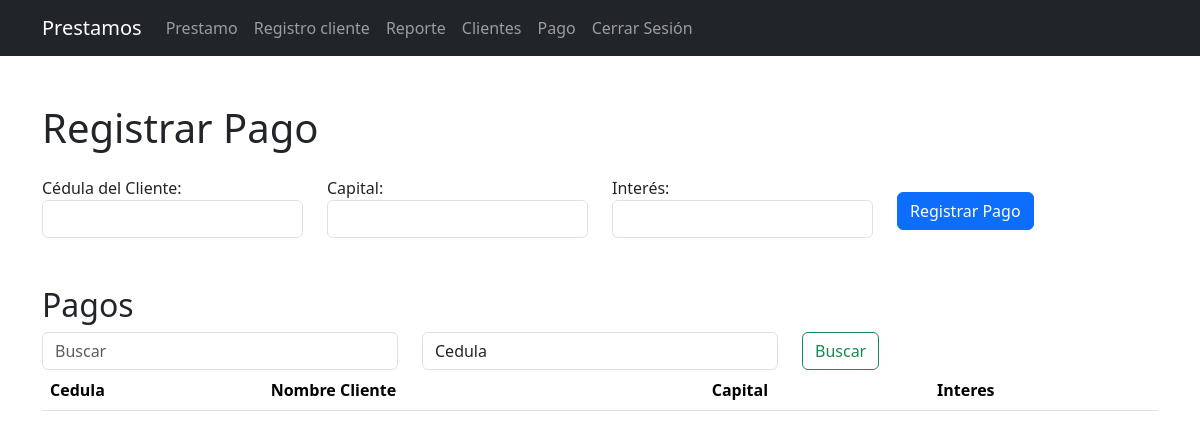
The app's page /pago.php (signed in), older data.
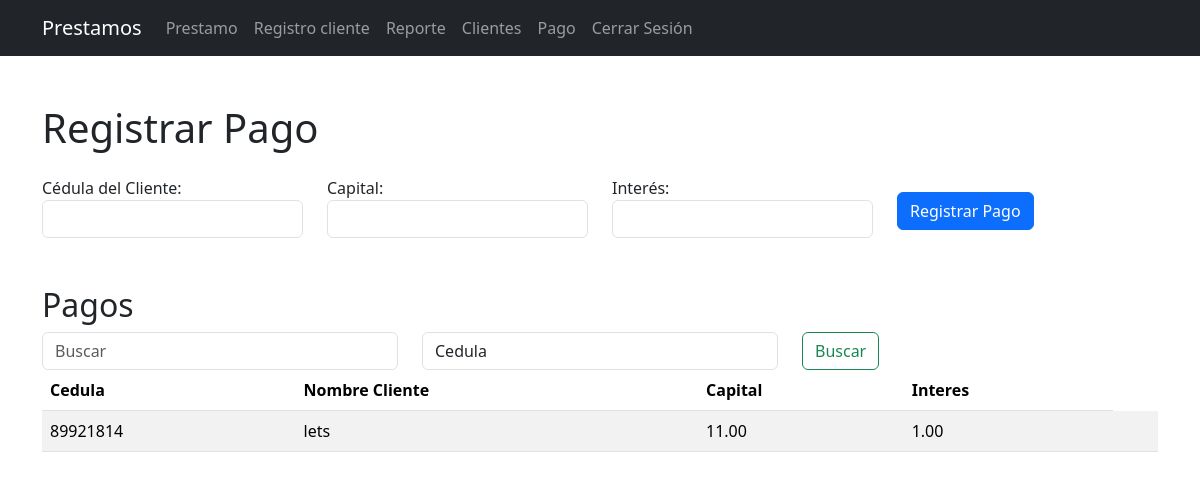
The same page, newer data.
### tables this page shows
CREATE TABLE `pagos` (
  `id` int(11) NOT NULL,
  `cedula_cliente` varchar(10) DEFAULT NULL,
  `nombre_cliente` varchar(255) DEFAULT NULL,
  `capital` decimal(10,2) DEFAULT 0.00,
  `interes` decimal(10,2) DEFAULT 0.00,
  `fecha` date DEFAULT curdate()
);

### class/modelo.php (called while the page is built, shortened)
<?php
class modeloCredencialesBD{
    public function __construct()
    {
        $this->_db=new mysqli(DB_HOST, DB_USER, DB_PASS ,DB_NAME);
    }
}
?>

### crud/pago_busca.php (called while the page is built)
<?php
require_once('class/functions.php');
$obj_funciones = new funciones();
if ($_SERVER["REQUEST_METHOD"] == "POST") {
    $search = $_POST['search'];
    $search_field = $_POST['search_field'];
    $allowed_fields = ['cedula_cliente', 'nombre_cliente'];
    if (!in_array($search_field, $allowed_fields)) {
        header("Location: ../error.php");
        exit();
    }
    $pago = $obj_funciones->buscar_todo("pago", $search, $search_field);
} else {
    $pago = $obj_funciones->obtener_todo("pagos");
}
?>

### class/functions.php (called while the page is built, shortened)
<?php
require_once('modelo.php');
class funciones extends modeloCredencialesBD {
    public function obtener_todo($cadena) {
        $query = "CALL sp_" . "$cadena";
        $consulta = $this->_db->query($query);
        if ($consulta) {
            $resultado = $consulta->fetch_all(MYSQLI_ASSOC);
            return $resultado;
        } else {
            return array();
        }
    }
}
?>

### pago.php (the view, shortened to what this page needs)
<?php
require_once('class/navbar.php');
require_once('crud/pago_busca.php');
?>
<div class="container mt-5">
    <h1 class="mb-4">Registrar Pago</h1>
    <form action="crud/pago2.php" method="post" class="row">
        <div class="form-group col-md-3">
            <label for="cedula_cliente">Cédula del Cliente:</label>
            <input type="text" class="form-control" id="cedula_cliente" name="cedula_cliente" required>
        </div>
        <div class="form-group col-md-3">
            <label for="capital">Capital:</label>
            <input type="number" class="form-control" id="capital" name="capital" step="0.01" required>
        </div>
        <div class="form-group col-md-3">
            <label for="interes">Interés:</label>
            <input type="number" class="form-control" id="interes" name="interes" step="0.01" required>
        </div>
        <div class="col-md-3 mt-3">
            <button type="submit" class="btn btn-primary">Registrar Pago</button>
        </div>
    </form>
    <h2 class="mt-5">Pagos</h2>
    <form action="<?php echo $_SERVER['PHP_SELF']; ?>" method="post" class="form-inline my-2 my-lg-0">
        <div class="row">
            <div class="col">
                <input class="form-control" type="search" placeholder="Buscar" aria-label="Search" name="search">
            </div>
            <div class="col">
            <select class="form-control" name="search_field">
    <option value="cedula_cliente">Cedula</option>
</select>
            </div>
            <div class="col">
                <button class="btn btn-outline-success" type="submit">Buscar</button>
            </div>
        </div>
    </form>
    <table class="table table-striped">
        <thead>
            <tr>
                <th>Cedula</th>
                <th>Nombre Cliente</th>
                <th>Capital</th>
                <th>Interes</th>
            </tr>
        </thead>
        <tbody>
            <?php
            foreach ($pago as $pago) {
                echo "<tr>";
                echo "<td>{$pago['cedula_cliente']}</td>";
                echo "<td>{$pago['nombre_cliente']}</td>";
                echo "<td>{$pago['capital']}</td>";
                echo "<td>{$pago['interes']}</td>";
                echo "<td>";
                echo "</td>";
                echo "</tr>";
            }
            ?>
        </tbody>
    </table>
</div>
</body>
</html>

### class/navbar.php (shortened to what this page needs)
<!DOCTYPE html>
<html lang="es">
<head>
    <link rel="stylesheet" href="./css/bootstrap.min.css">
</head>
<body>
<nav class="navbar navbar-expand-lg navbar-dark bg-dark flex-column">
    <div class="container">
        <a class="navbar-brand" href="presentacion.php">Prestamos</a>
        <div class="collapse navbar-collapse" id="navbarNav">
            <ul class="navbar-nav">
                <li class="nav-item">
                    <a class="nav-link" href="prestar.php">Prestamo</a>
                </li>
                <li class="nav-item">
                    <a class="nav-link" href="registro_cliente.php">Registro cliente</a>
                </li>
                <li class="nav-item">
                    <a class="nav-link" href="reporte.php">Reporte</a>
                </li>
                <li class="nav-item">
                    <a class="nav-link" href="cliente.php">Clientes</a>
                </li>
                <li class="nav-item">
                    <a class="nav-link" href="pago.php">Pago</a>
                </li>
                <li class="nav-item">
                    <a class="nav-link" href="crud/logout.php">Cerrar Sesión</a></li>
            </ul>
        </div>
    </div>
</nav>
</body>

Row changes from the older to the newer data that the page shows:
added pagos: cedula_cliente "89921814", nombre_cliente "lets", capital "11.00", interes "1.00"
